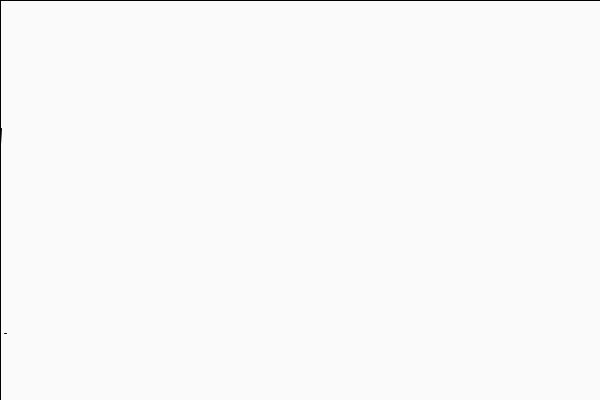
Frame 1 (no input)
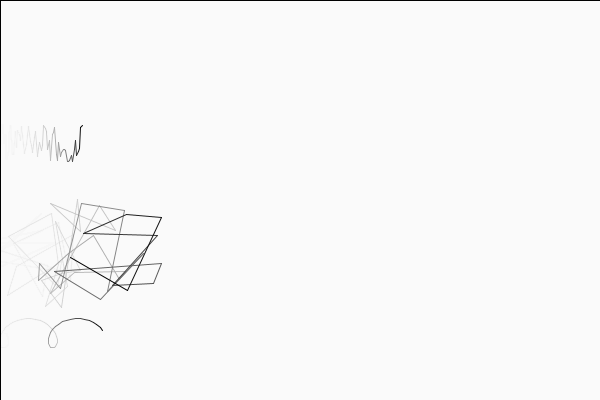
Frame 60 (the mouse pressed at the canvas centre just before this capture)
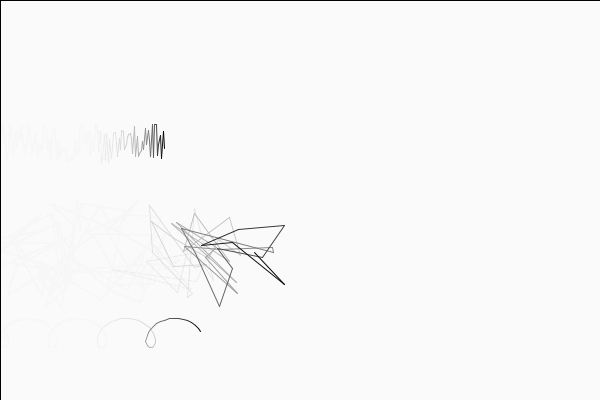
Frame 120 (the mouse held since frame 60 and released just before this capture)

The Processing sketch that drew these frames (run headless with seeded random() and noise(); from frame 60 on, the mouse is pressed at the canvas centre):

// Processing sketch: processing_72118
// ── processing_72118.pde

//--------------line------------------
float ballRadius=20;
float pointX=0,pointY;
float centerX=0, centerY;
float speed;
//--------------line------------------
//--------------line1------------------
float ballRadius1=20;
float degree;
float pointX1=0,pointY1;
float centerX1=0, centerY1;
float speed1;
float cwOrCww;
//--------------line1------------------
//--------------line2------------------
float ballRadius2=20;
float pointX2=0,pointY2;
float centerX2=0, centerY2;
float speed2;
//--------------line2------------------

void setup()
{
  size(600,400);
  background(250);
  resetLine();
  resetLine1();
  resetLine2();
}

void draw()
{
  
  fill(250,250,250,15);
  rect(0,0,width,height);
  drawLine();
  drawLine1();
  drawLine2();
}





//---------------------function------------------
void drawLine2()
{
  float nextY2,nextX2;
  nextX2=pointX2+speed2;
  nextY2=random(centerY2-ballRadius2,centerY2+ballRadius2);

  line(pointX2,pointY2,nextX2,nextY2);
  pointX2=nextX2;
  pointY2=nextY2;

  if(pointX2>width) 
  {
    resetLine2();
  }
}

//draw the moving circle line
void drawLine1() 
{
  float nextX,nextY,i;

  centerX1+=speed1;
  nextX=centerX1+ballRadius1*cos(degree);
  nextY=centerY1+ballRadius1*sin(degree);
  line(pointX1,pointY1,nextX,nextY);
  
  pointX1=nextX;
  pointY1=nextY;
  degree+=cwOrCww;
  
  if(pointX1>width) resetLine1();
}

// draw the script line
void drawLine()
{
  float nextX,nextY;
  centerX+=speed;
  nextX=random(centerX-ballRadius,centerX+ballRadius);
  nextY=random(centerY-ballRadius,centerY+ballRadius);
  while(DistanceBtw(centerX,centerY,nextX,nextY)>ballRadius)
  {
    nextX=random(centerX-ballRadius,centerX+ballRadius);
    nextY=random(centerY-ballRadius,centerY+ballRadius);
  }
  line(pointX,pointY,nextX,nextY);
  pointX=nextX;
  pointY=nextY;

  if(pointX>width) 
  {
    resetLine();
  }
}

//move the position to left, and assign new value to everything
void resetLine()
{
  pointY=random(ballRadius+5, 400-ballRadius);
  centerY=pointY;
  centerX=0;
  pointX=0;
  speed=random(1,5);
  ballRadius=random(10,60);
}

//move the position to left, and assign new value to everything
void resetLine1()
{
  //smooth();
  degree=0;
  ballRadius1=random(10,30);
  pointY1=random(ballRadius1+5, 400-ballRadius1);
  centerY1=pointY1;
  centerX1=-10;
  speed1=random(1,3);
  
  pointX1=centerX1+ballRadius1;
  int i;
  i=int(random(10))%2;
  
  if(i==0) cwOrCww=random(0.1,0.3);
  else cwOrCww=-1*random(0.1,0.3);
  
}

void resetLine2()
{
  pointX2=0;
  pointY2=random(ballRadius2+5, 400-ballRadius2);
  centerY2=pointY2;
  //centerX=0;
  speed2=random(1,5);
  ballRadius2=random(10,60);
}
//return the length btw (x1,y1) and (x2,y2)
float DistanceBtw(float x1, float y1, float x2, float y2)
{
  return sqrt((x1-x2)*(x1-x2)+(y1-y2)*(y1-y2));
}
